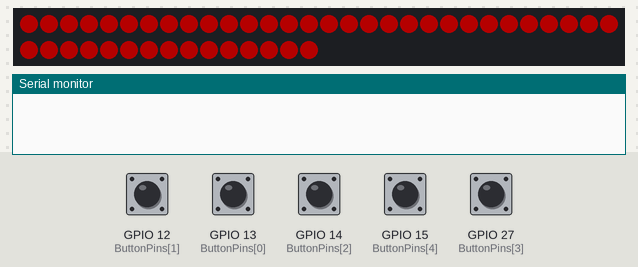
A sketch run on a simulated ESP32. On the bench: 45 RGB LEDs in strip order, left to right, continuing on the next row, the last lines printed to the serial monitor. The test bench sets the inputs (shaded band); at power-on: GPIO 12 (ButtonPins[1]), GPIO 13 (ButtonPins[0]), GPIO 14 (ButtonPins[2]), GPIO 15 (ButtonPins[4]), GPIO 27 (ButtonPins[3]) LOW. Dim RGB values are drawn brighter than linear.

Above: at 4.2 s.
4.3 s: GPIO 27 (ButtonPins[3]) pulled HIGH for 0.15 s
At 4.38 s:
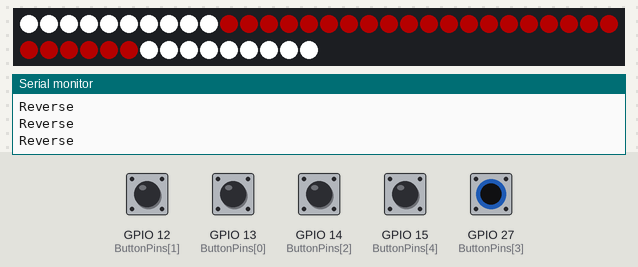
5.9 s: GPIO 12 (ButtonPins[1]) pulled HIGH for 1 s
At 6.2 s:
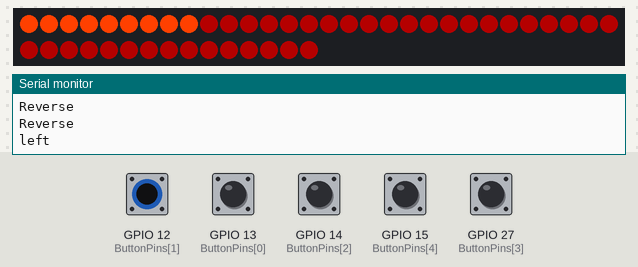
8.4 s: GPIO 13 (ButtonPins[0]) pulled HIGH for 1 s
10.9 s: GPIO 14 (ButtonPins[2]) pulled HIGH for 0.15 s
12.5 s: GPIO 15 (ButtonPins[4]) pulled HIGH for 1 s
15.0 s: GPIO 12 (ButtonPins[1]) driven HIGH and GPIO 14 (ButtonPins[2]) driven HIGH
Timing chart, 0 to 17.6 s (numbered marks = the images above; inputs shaded):
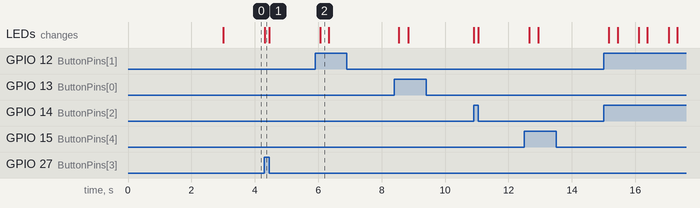

The sketch:

Code_LED_Animations.ino
```cpp
// Declare FastLED
#include <FastLED.h>

#define NUM_LEDS 45
#define DATA_PIN 23

CRGB leds[NUM_LEDS];

unsigned int Effekt = 0;

//Define Buttons

const int ButtonPins[6] = {13, 12, 14, 27, 15, 16};   //Pin of Buttons for Control

bool IndicatorRightState = 0;   //Variables for button presses
bool IndicatorLeftState = 0;
bool BrakeLightState = 1;
bool ReverseLightState = 0;
bool HazardState = 0;

//Define indicator
float IndicatorSize = 0.20;   //Size of each LED-Strip Segment

//Define Reverse Light
int endspace = 0;   //Distance from reverslights to end of strip
int revlightsize = NUM_LEDS * IndicatorSize;    //Size of Reverslight on each side

//Define Colors
#define idlecol 0x400000    //Hex Codes ofeach color
#define brakecol 0xff0000
#define indicatorcol 0xff4000
#define reversecol 0xffffff

//Non-Blocking Delay Variables
int currentMillis = 0;
int previousmillis = 0;

int IndicatorAnimTime = 10; //Time between each Indicator LED turning on
int IndicatorOffTime = 500; //Time between eacht indicator animation

void setup() {
  delay(3000);

  FastLED.addLeds<WS2812B, DATA_PIN, GRB>(leds, NUM_LEDS);  //Initlialize Back LEDStrip

  pinMode(DATA_PIN, OUTPUT);              //Declare Pins Input/Output
  pinMode(ButtonPins[0], INPUT);
  pinMode(ButtonPins[1], INPUT);
  pinMode(ButtonPins[2], INPUT);
  pinMode(ButtonPins[3], INPUT);
  pinMode(ButtonPins[4], INPUT);
  pinMode(ButtonPins[5], INPUT);

  fill_solid(leds, NUM_LEDS, CRGB::Black);    //Turn off all LEDs at startup

  Serial.begin(115200);   //Initialize Serial Monitor, Used for Debugging
}

void loop() {

  ReadButtons();

  //Turns on effects based on Effect Variable, Brake Light is also called when not in use to turn it off
  switch(Effekt) {
    case 0:   //Normal Light

      idle();
      break;

    case 1:   //Right indicator

      BrakeLight();
      Indicator(0);
      break;

    case 2:   //Left indicator

      BrakeLight();
      Indicator(1);
      break;

    case 3:   //Brakelight

      BrakeLight();
      break;

    case 4:   //Reverse Light

      BrakeLight();
      ReverseLight();
      break;

    case 5:   //Hazard Light

      Indicator(2);
      break;

    case 6:  //Right Indicator + Brake Light

      BrakeLight();
      Indicator(0);
      break;

    case 7:  //Left Indicator + Brake Light

      BrakeLight();
      Indicator(1);
      break;

    case 8:  //Hazard Light + Brake Light

      BrakeLight();
      Indicator(2);
      break;

    case 9:   //Reverse Light + Brake Light

      BrakeLight();
      ReverseLight();
      break;

    case 10:  //Right Indicator + Reverse Light

      BrakeLight();
      ReverseLight();
      Indicator(0);
      break;

    case 11:  //Left Indicator + Reverse Light

      BrakeLight();
      ReverseLight();
      Indicator(1);
      break;

    case 12:  //Hazard Lights + Reverse Light

      BrakeLight();
      Indicator(2);
      break;

    case 13:  //Right Indicator + Brake Light + Reverse Light

      BrakeLight();
      ReverseLight();
      Indicator(0);
      break;

    case 14:  //Left Indicator + Brake Light + Reverse Light

      BrakeLight();
      ReverseLight();
      Indicator(1);
      break;

    case 15:  //Hazard Lights + Brake Light + Reverse Light

      BrakeLight();
      Indicator(2);
      break;

  }

}

void ReadButtons() {

  UpdateButtonState();    //Updates ButtonStates

  if(IndicatorLeftState == HIGH && HazardState == HIGH || IndicatorRightState == HIGH && HazardState == HIGH ){   //If Hazards and Indicators are on at the same time the indicators can be turned off
    IndicatorLeftState == LOW;
    IndicatorRightState == LOW;
  }

  //Determines which effects must be displayed depending on Button presses
  if(IndicatorRightState == LOW && IndicatorLeftState == LOW && BrakeLightState == LOW && ReverseLightState == LOW) {
    Effekt = 0;
  }

  if(IndicatorRightState == HIGH && IndicatorLeftState == LOW && BrakeLightState == LOW && ReverseLightState == LOW) {
    Effekt = 1;
    Serial.println("right");
  }

  if(IndicatorRightState == LOW && IndicatorLeftState == HIGH && BrakeLightState == LOW && ReverseLightState == LOW) {
    Effekt = 2;
    Serial.println("left");
  }

  if(IndicatorRightState == LOW && IndicatorLeftState == LOW && BrakeLightState == HIGH && ReverseLightState == LOW) {
    Effekt = 3;
    Serial.println("Brake");
  }

  if(IndicatorRightState == LOW && IndicatorLeftState == LOW && BrakeLightState == LOW && ReverseLightState == HIGH) {
    Effekt = 4;
    Serial.println("Reverse");
  }

  if(HazardState == HIGH && BrakeLightState == LOW && ReverseLightState == LOW) {
    Effekt = 5;
    Serial.println("Hazard Lights");
  }

  if(IndicatorRightState == HIGH && IndicatorLeftState == LOW && BrakeLightState == HIGH && ReverseLightState == LOW) {
    Effekt = 6;
    Serial.println("Right + Brake");
  }

  if(IndicatorRightState == LOW && IndicatorLeftState == HIGH && BrakeLightState == HIGH && ReverseLightState == LOW) {
    Effekt = 7;
    Serial.println("Left + Brake");
  }

  if(HazardState == HIGH && BrakeLightState == HIGH && ReverseLightState == LOW) {
    Effekt = 8;
    Serial.println("Hazard Lights + Brake");
  }

  if(IndicatorRightState == LOW && IndicatorLeftState == LOW && BrakeLightState == HIGH && ReverseLightState == HIGH) {
    Effekt = 9;
    Serial.println("Reverse + Brake");
  }

  if(IndicatorRightState == HIGH && IndicatorLeftState == LOW && BrakeLightState == LOW && ReverseLightState == HIGH) {
    Effekt = 10;
    Serial.println("Right + Reverse");
  }

  if(IndicatorRightState == LOW && IndicatorLeftState == HIGH && BrakeLightState == LOW && ReverseLightState == HIGH) {
    Effekt = 11;
    Serial.println("Left + Reverse");
  }

  if(HazardState == HIGH && BrakeLightState == LOW && ReverseLightState == HIGH) {
    Effekt = 12;
    Serial.println("Hazard Lights + Reverse");
  }

  if(IndicatorRightState == HIGH && IndicatorLeftState == LOW && BrakeLightState == HIGH && ReverseLightState == HIGH) {
    Effekt = 13;
    Serial.println("Right + Brake + Reverse");
  }

  if(IndicatorRightState == LOW && IndicatorLeftState == HIGH && BrakeLightState == HIGH && ReverseLightState == HIGH) {
    Effekt = 14;
    Serial.println("Left + Brake + Reverse");
  }

  if(HazardState == HIGH && BrakeLightState == HIGH && ReverseLightState == HIGH) {
    Effekt = 15;
    Serial.println("Hazard Lights + Brake + Reverse");
  }
}

void UpdateButtonState() {
  //Read alle the Buttonstates
  IndicatorRightState = digitalRead(ButtonPins[0]);
  IndicatorLeftState = digitalRead(ButtonPins[1]);
  BrakeLightState = digitalRead(ButtonPins[2]);
  ReverseLightState = digitalRead(ButtonPins[3]);
  HazardState = digitalRead(ButtonPins[4]);
}

void idle() {

  for(int i = 0;i <= NUM_LEDS;i++) {    //State of LEDs when nothing is happening
    leds[i] = idlecol;
   }

   FastLED.show();

}

void Indicator(int dir) {    //dir = 1 for left, dir = 0 for right, dir = 2 for both

  if(dir == 1) {    //Left Indicator
     for(int i = NUM_LEDS * IndicatorSize;i >= 0;i--) {   //Animation
        leds[i] = indicatorcol;
        FastLED.show();
        //delay(IndicatorAnimTime);
        mydelay(IndicatorAnimTime);
     }

     //delay(IndicatorOffTime / 2);
     mydelay(IndicatorOffTime / 2);

     for(int i = NUM_LEDS * IndicatorSize;i >= 0;i--) {
       leds[i] = idlecol;
     }
     FastLED.show();
     //delay(IndicatorOffTime);
     mydelay(IndicatorOffTime);

  }

  if(dir == 0) {    //Right Indicator
    for(int i = NUM_LEDS - NUM_LEDS * IndicatorSize;i <= NUM_LEDS;i++) {    //Animation
      leds[i] = indicatorcol;
      FastLED.show();
      //delay(IndicatorAnimTime);
      mydelay(IndicatorAnimTime);

    }

    //delay(IndicatorOffTime / 2);
    mydelay(IndicatorOffTime / 2);

    for(int i = NUM_LEDS - NUM_LEDS * IndicatorSize;i <= NUM_LEDS;i++) {
      leds[i] = idlecol;
    }

    FastLED.show();

    //delay(IndicatorOffTime);
    mydelay(IndicatorOffTime);

    dir = 0;

  }

  if(dir == 2) {    //Hazard Lights

    int y = NUM_LEDS * IndicatorSize;   //Variable for Right Indicator

    for(int i = NUM_LEDS - NUM_LEDS * IndicatorSize;i <= NUM_LEDS;i++) {  //i used for left, y used for right side
      leds[i] = indicatorcol;
      leds[y] = indicatorcol;
      FastLED.show();
      y--;
      //delay(10);
      mydelay(IndicatorAnimTime);

    }

    //delay(250);
    mydelay(IndicatorOffTime / 2);

    y = NUM_LEDS * IndicatorSize;     //Reset y

    for(int i = NUM_LEDS - NUM_LEDS * IndicatorSize;i <= NUM_LEDS;i++) {    //Turn everything Black
      leds[i] = idlecol;
      leds[y] = idlecol;
      y--;
    }

    FastLED.show();
    //delay(500);
    mydelay(IndicatorOffTime);

  }


}

void BrakeLight() {

  UpdateButtonState();
  ReverseLight();

  //If BrakeLight isnt supposed to be turned on, turn it off
  if(BrakeLightState == LOW) {
    for(int i = NUM_LEDS * IndicatorSize;i <= NUM_LEDS - NUM_LEDS * IndicatorSize;i++) {
      leds[i] = idlecol;
    }
  }

  else {

    //Lights up Center of Strip
    for(int i = NUM_LEDS * IndicatorSize;i <= NUM_LEDS - NUM_LEDS * IndicatorSize;i++) {
      leds[i] = brakecol;
    }
  }

  //Checks if Left Indicator is running, if not lights up left side of Strip
  if(IndicatorLeftState == LOW && ReverseLightState == LOW && IndicatorRightState == LOW && HazardState == LOW && BrakeLightState == HIGH) {
    for(int i = 0; i <= NUM_LEDS * IndicatorSize;i++) {
      leds[i] = brakecol;
    }
  }

  else if(IndicatorLeftState == HIGH || HazardState == HIGH || ReverseLightState == HIGH) {

  }

  else {
    for(int i = 0; i <= NUM_LEDS * IndicatorSize;i++) {
      leds[i] = idlecol;
    }
  }

  //Checks if Right Indicator is running, if not lights up right side of the Strip
  if(IndicatorRightState == LOW && ReverseLightState == LOW && IndicatorLeftState == LOW && HazardState == LOW && BrakeLightState == HIGH) {
    for(int i = NUM_LEDS - NUM_LEDS * IndicatorSize; i <= NUM_LEDS;i++) {
      leds[i] = brakecol;
    }
  }

  else if(IndicatorRightState == HIGH || HazardState == HIGH || ReverseLightState == HIGH) {

  }

  else {
    for(int i = NUM_LEDS - NUM_LEDS * IndicatorSize; i <= NUM_LEDS;i++) {
      leds[i] = idlecol;
    }
  }

  FastLED.show();
}

void ReverseLight() {

  if(IndicatorRightState == LOW && HazardState == LOW && ReverseLightState == HIGH) {
    for(int i = NUM_LEDS - NUM_LEDS * IndicatorSize;i <=NUM_LEDS;i++) {
      leds[i] = reversecol;
    }
  }

  if(IndicatorLeftState == LOW && HazardState == LOW && ReverseLightState == HIGH) {
    for(int i = NUM_LEDS * IndicatorSize;i >= 0 ;i--) {
      leds[i] = reversecol;
    }
  }

  FastLED.show();

}

void mydelay(int timeinms) {    //Time to wait in milliseconds

  currentMillis = previousmillis = millis();
  while(previousmillis + timeinms >= currentMillis) {
    BrakeLight();
    currentMillis = millis();
  }

}
```

Measured:
- after the input at 4.3 s, the LEDs: change at once (image 1)
- after the input at 5.9 s, the LEDs: change after 0.17 s (image 2)
